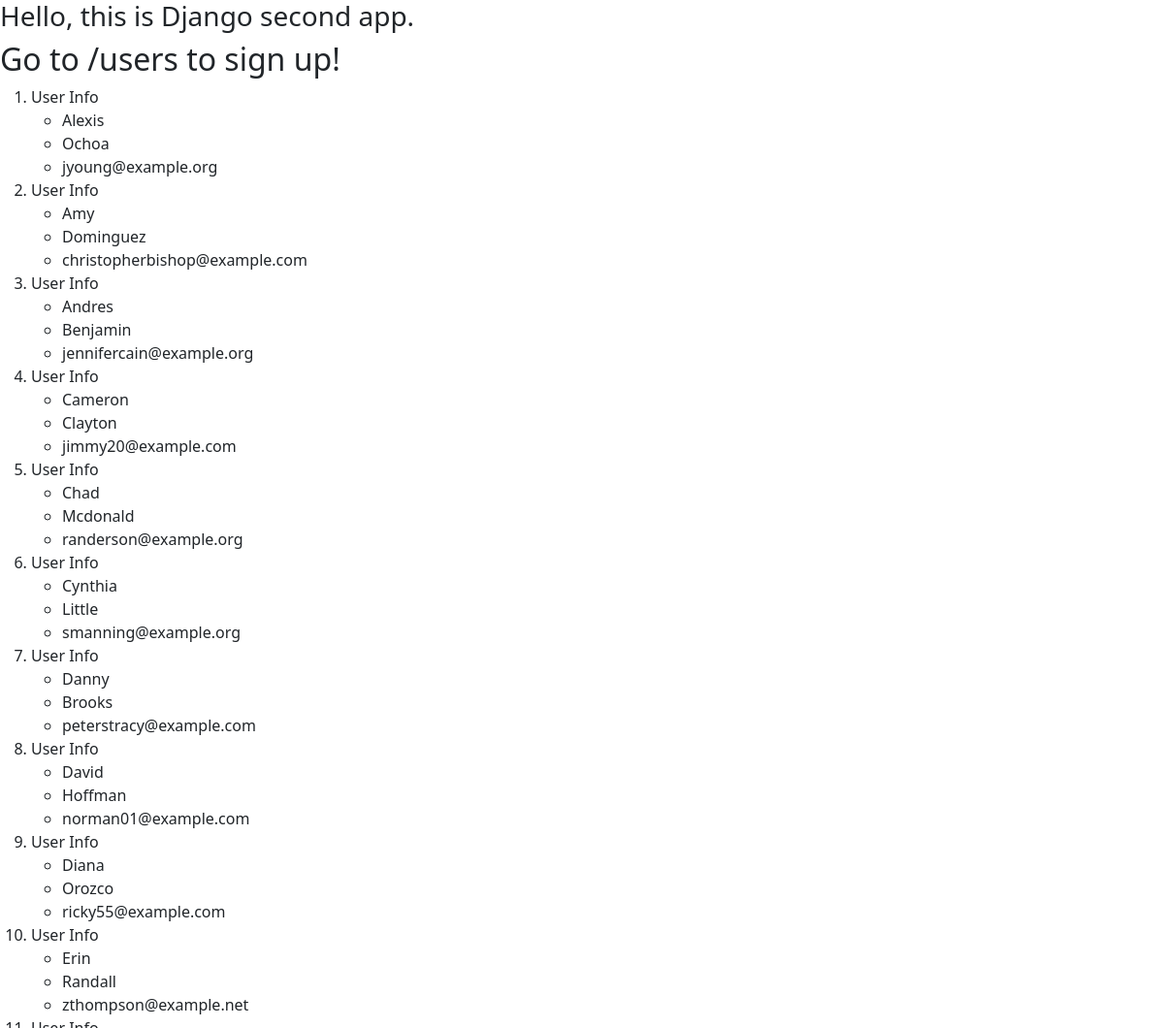
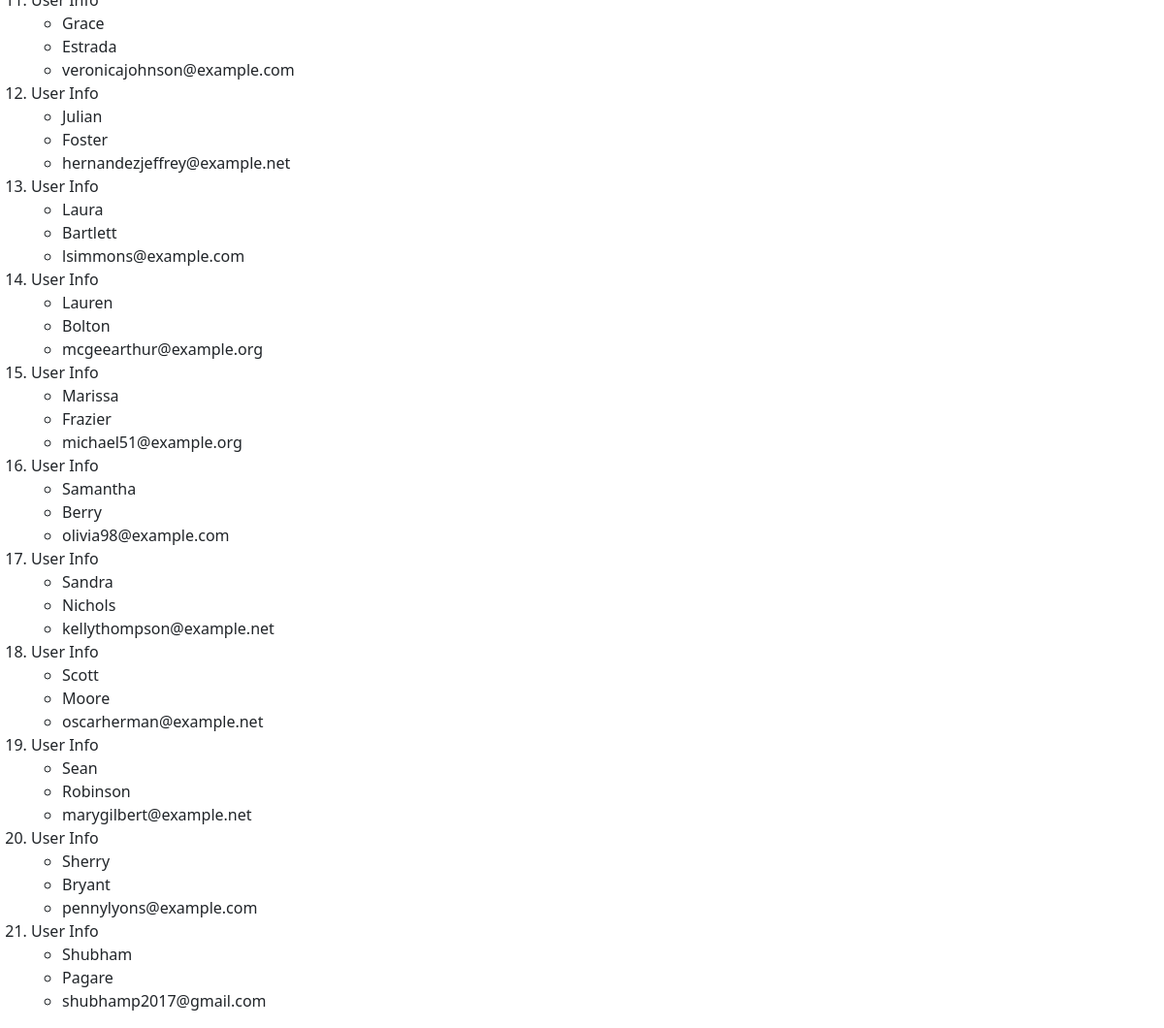
The page / on the database its author committed (2 pictures, top to bottom).
### second_app/models.py (models this page shows, shortened)
class User(models.Model):
    first_name = models.CharField(max_length=300)
    last_name = models.CharField(max_length=300)
    email = models.EmailField(unique=True)

### second_app/views.py (the view)
# urls.py: url(r'^$',views.index,name='index'),
def index(request):
    names = User.objects.order_by('first_name')
    my_dict = {'users':names}
    return render(request,'second_app/index.html',context=my_dict)

### templates/second_app/index.html (shortened to what this page needs)
<!DOCTYPE html>
{% load staticfiles %}
<html lang="en">
  <head>
    <link
      rel="stylesheet"
      href="https://cdn.jsdelivr.net/npm/bootstrap@5.2.3/dist/css/bootstrap.min.css"
    />
    <link rel="stylesheet" href="{%static 'css/myStyle.css'%}" />
  </head>
  <body>
    <h3>Hello, this is Django second app.</h3>
    <h2>Go to /users to sign up!</h2>
    {% if users%}
    <ol>
      {% for user in users %}
      <li>User Info</li>
      <ul>
        <li>{{user.first_name}}</li>
        <li>{{user.last_name}}</li>
        <li>{{user.email}}</li>
      </ul>
      {% endfor %} {% else %}
    </ol>
    <p>No Record Found</p>
    {% endif %}
  </body>
</html>

### rows shown on the page
User: first_name "Alexis", last_name "Ochoa", email "jyoung@example.org"
User: first_name "Amy", last_name "Dominguez", email "christopherbishop@example.com"
User: first_name "Andres", last_name "Benjamin", email "jennifercain@example.org"
User: first_name "Cameron", last_name "Clayton", email "jimmy20@example.com"
User: first_name "Chad", last_name "Mcdonald", email "randerson@example.org"
User: first_name "Cynthia", last_name "Little", email "smanning@example.org"
User: first_name "Danny", last_name "Brooks", email "peterstracy@example.com"
User: first_name "David", last_name "Hoffman", email "norman01@example.com"
User: first_name "Diana", last_name "Orozco", email "ricky55@example.com"
User: first_name "Erin", last_name "Randall", email "zthompson@example.net"
User: first_name "Grace", last_name "Estrada", email "veronicajohnson@example.com"
User: first_name "Julian", last_name "Foster", email "hernandezjeffrey@example.net"
User: first_name "Laura", last_name "Bartlett", email "lsimmons@example.com"
User: first_name "Lauren", last_name "Bolton", email "mcgeearthur@example.org"
User: first_name "Marissa", last_name "Frazier", email "michael51@example.org"
User: first_name "Samantha", last_name "Berry", email "olivia98@example.com"
User: first_name "Sandra", last_name "Nichols", email "kellythompson@example.net"
User: first_name "Scott", last_name "Moore", email "oscarherman@example.net"
User: first_name "Sean", last_name "Robinson", email "marygilbert@example.net"
User: first_name "Sherry", last_name "Bryant", email "pennylyons@example.com"
User: first_name "Shubham", last_name "Pagare", email "shubhamp2017@gmail.com"
